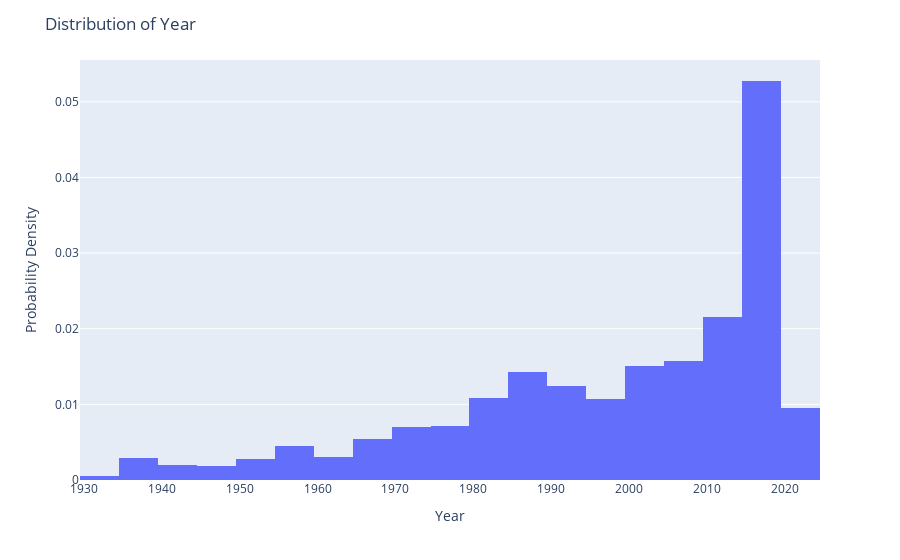

Notebook code for this chart:
### Markdown cell above
### Univariate Anaysis

### Code cell
fig_year = px.histogram(df, x = 'Year', histnorm='probability density', nbins = 30)
fig_year.update_layout(title='Distribution of Year',  xaxis_title='Year', yaxis_title='Probability Density')
fig_year.show()

### Figure 1 — Plotly figure (JSON) as saved in the notebook; plotly's stock layout.template omitted (floating-point values rounded to 4 significant figures; data arrays with more than 128 entries replaced by an {"elided": "..."} marker saying what was removed)
{"data": [{"alignmentgroup": "True", "bingroup": "x", "histnorm": "probability density", "hovertemplate": "Year=%{x}<br>probability density=%{y}<extra></extra>", "legendgroup": "", "marker": {"color": "#636efa", "pattern": {"shape": ""}}, "name": "", "nbinsx": 30, "offsetgroup": "", "orientation": "v", "showlegend": false, "type": "histogram", "x": {"elided": "1528 int values"}, "xaxis": "x", "yaxis": "y"}], "layout": {"barmode": "relative", "legend": {"tracegroupgap": 0}, "margin": {"t": 60}, "title": {"text": "Distribution of Year"}, "xaxis": {"anchor": "y", "domain": [0, 1], "title": {"text": "Year"}}, "yaxis": {"anchor": "x", "domain": [0, 1], "title": {"text": "Probability Density"}}}}
